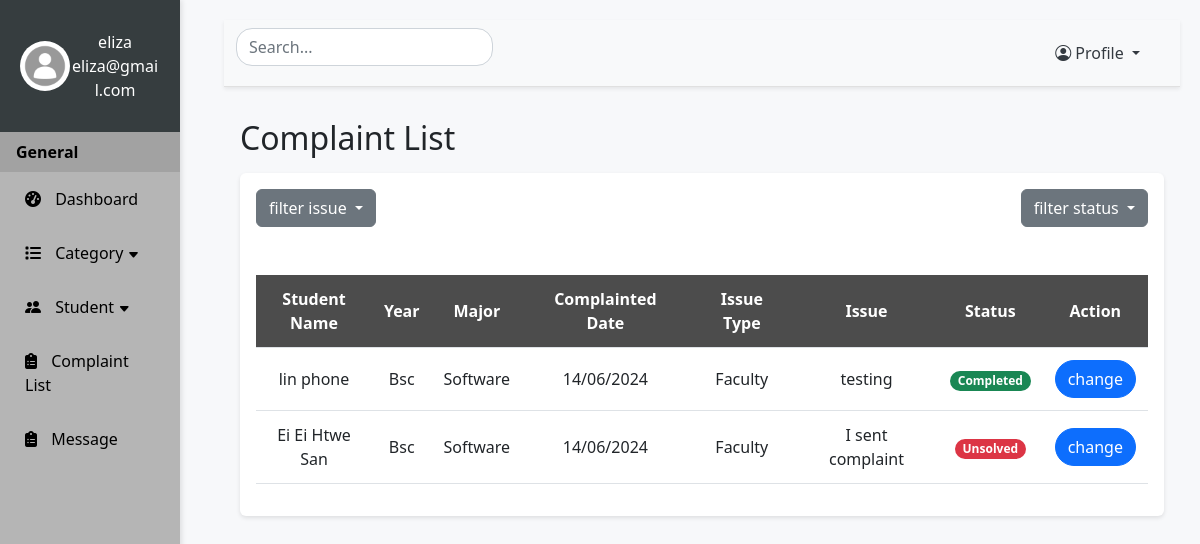
The app's page /filterCategory/1 (signed in) with its own data.
### website/models.py (models this page shows)
class Student(db.Model):
    id = db.Column(db.Integer, primary_key=True)
    student_name = db.Column(db.String(255), nullable=False)
    student_email = db.Column(db.String(255), nullable=False)
    student_password = db.Column(db.String(255), nullable=False)
    student_image = db.Column(db.String(255), nullable=False)
    student_year = db.Column(db.String(255), nullable=False)
    student_major = db.Column(db.String(255), nullable=False)
    student_phone = db.Column(db.String(255), nullable=False)
    complaints = db.relationship('Complaints')

class Complaints(db.Model):
    id = db.Column(db.Integer, primary_key=True)
    complaint_letter = db.Column(db.Text, nullable=False)
    date = db.Column(db.String(255), nullable=False)
    status = db.Column(db.String(255), nullable=False)
    student_id = db.Column(db.Integer, db.ForeignKey("student.id"))
    category_id = db.Column(db.Integer, db.ForeignKey("category.id"))

class Category(db.Model):
    id = db.Column(db.Integer, primary_key=True)
    cat_name = db.Column(db.String(255), nullable=False)
    cat_description = db.Column(db.String(255), nullable=False)
    cat_image = db.Column(db.String(255), nullable=False)
    complaints = db.relationship('Complaints')

### app.py (the view)
@app.route('/filterCategory/<int:catid>', methods=['GET', 'POST'])
def filterCategory(catid):
    if 'admin_id' not in session:
        return redirect(url_for('SignIn'))
    else:
        return filtercategory(catid)

### website/adminfeatures.py (called while the page is built)
def filtercategory(catid):
    complaints = Complaints.query.filter_by(category_id=catid).all()
    count = len(complaints)
    allstudents = Student.query.all()
    allcategories = Category.query.all()
    students = {student.id: {'name': student.student_name, 'year': student.student_year,
                             'major': student.student_major} for student in allstudents}
    categories = {category.id: category.cat_name for category in allcategories}
    return render_template("admincomplaint.html", complaints=complaints, students=students, categories=categories, allcategories=allcategories, count=count)

### website/templates/admincomplaint.html (shortened to what this page needs)
{% extends "adminlayout.html" %} {% block title %}Complaint Page{% endblock%}
{% block content %}
<h2 class="my-3">Complaint List</h2>
  <div class="p-3 mb-5 rounded table-responsive">
    <div class="d-flex justify-content-between mb-5">
      <div class="dropdown">
        <button class="btn btn-secondary dropdown-toggle" type="button" data-bs-toggle="dropdown" aria-expanded="false">
          filter issue
        </button>
      </div>
      <div class="dropdown">
        <button class="btn btn-secondary dropdown-toggle" type="button" data-bs-toggle="dropdown" aria-expanded="false">
          filter status
        </button>
      </div>
    </div>
    <table class="table align-middle">
        <thead>
            <tr>
              <th>Student Name</th>
              <th> Year</th>
              <th> Major</th>
              <th>Complainted Date</th>
              <th>Issue Type</th>
              <th>Issue</th>
              <th>Status</th>
              <th>Action</th>
            </tr>
        </thead>
        <tbody id="search-table-body">
          {% if count == 0 %}
            <tr>
              <td colspan="8"><h5 style="color: grey">There is no data ...</h5></td>
            </tr>
          {% else %}
            {% for complaint in complaints: %}
            <tr>
              <td class="searchedvalue">{{ students[complaint.student_id]['name'] }}</td>
              <td class="searchedvalue">{{ students[complaint.student_id]['year']}}</td>
              <td class="searchedvalue">{{ students[complaint.student_id]['major']}}</td>
              <td>{{ complaint.date }}</td>
              <td class="searchedvalue" >{{ categories[complaint.category_id] }}</td>
              <td>{{ complaint.complaint_letter}}</td>
              <td>
                <small {% if complaint.status== 'Unsolved' %} class="badge text-bg-danger rounded-5"
                {% elif complaint.status== 'Pending' %} class="badge text-bg-warning rounded-5"
                {% elif complaint.status== 'Completed' %} class="badge text-bg-success rounded-5" {% endif %}>
                {{ complaint.status }}
                </small>
              </td>
              <td><a class="btn btn-primary rounded-5" onclick="changeState({{complaint.id}})">change</a></td>
            </tr>
            {% endfor %}
          {% endif %}
        </tbody>
    </table>
  </div>
{% endblock %}

### website/static/css/admincss.css (style rules this page uses)
body { background-color: #f7f8fa; }
@media (min-width: 576px) { body { font-size: 0.8rem; } }
@media (min-width: 768px) { body { font-size: 0.9rem; } }
@media (min-width: 992px) { body { font-size: 0.9rem; } }
@media (min-width: 1200px) { body { font-size: 1rem; } }
.table thead th { background-color: #4c4c4c; color: #fff; text-align: center; }
.table-responsive { background-color: #fff; padding: 10px; border-radius: 10px; box-shadow: 0 2px 4px rgba(0, 0, 0, 0.1); }
.table th, .table td { padding: 0.75rem; text-align: center; vertical-align: middle; }
.table td:first-child, .table th:first-child { width: 13%; }

### records on screen
Complaints: date "14/06/2024", complaint_letter "testing", status "Completed"
Student: student_name "lin phone", student_year "Bsc", student_major "Software"
Category: cat_name "Faculty"
Complaints: date "14/06/2024", complaint_letter "I sent complaint", status "Unsolved"
Student: student_name "Ei Ei Htwe San", student_year "Bsc", student_major "Software"

### other values on screen
{{ session.get('admin')['admin_name'] }} "eliza"
{{ session.get('admin')['admin_email'] }} "eliza@gmail.com"
